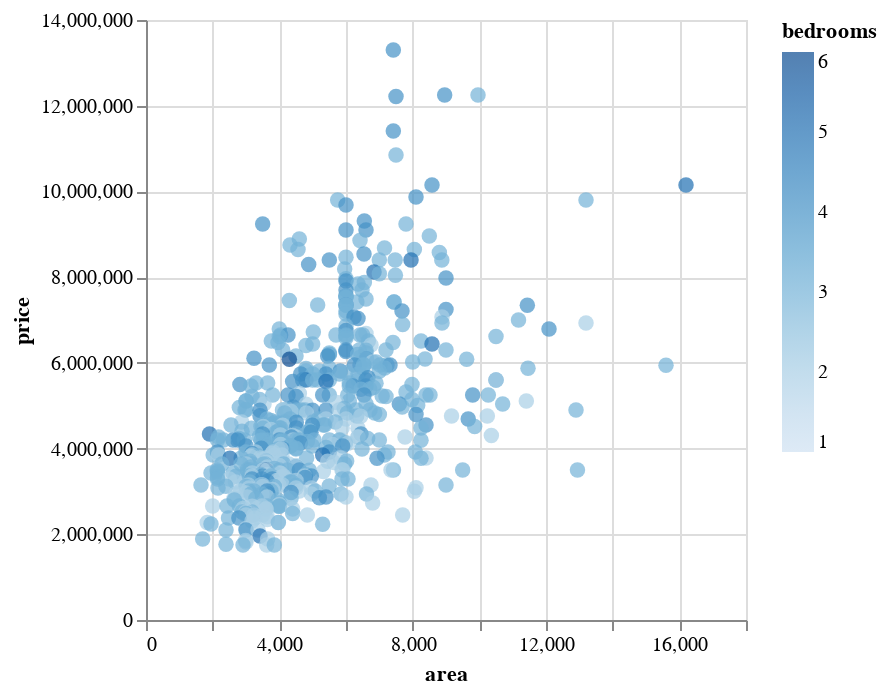

Here is the notebook cell this chart was saved with:
### Code cell
import altair as alt

chart = alt.Chart(df).mark_circle(size=60).encode(
    x='area',
    y='price',
    color='bedrooms',
    tooltip=['area', 'price', 'bedrooms']
).interactive()

chart.show()

### Figure 1 — Vega-Lite specification as saved in the notebook (floating-point values rounded to 4 significant figures; data arrays with more than 128 entries replaced by an {"elided": "..."} marker saying what was removed)
{"config": {"view": {"continuousWidth": 300, "continuousHeight": 300}}, "data": {"name": "data-4a1bdf2359aa4fd9a4100b4371811fec"}, "mark": {"type": "circle", "size": 60}, "encoding": {"color": {"field": "bedrooms", "type": "quantitative"}, "tooltip": [{"field": "area", "type": "quantitative"}, {"field": "price", "type": "quantitative"}, {"field": "bedrooms", "type": "quantitative"}], "x": {"field": "area", "type": "quantitative"}, "y": {"field": "price", "type": "quantitative"}}, "params": [{"name": "param_7", "select": {"type": "interval", "encodings": ["x", "y"]}, "bind": "scales"}], "$schema": "https://vega.github.io/schema/vega-lite/v5.20.1.json", "datasets": {"data-4a1bdf2359aa4fd9a4100b4371811fec": {"elided": "545 records"}}}
